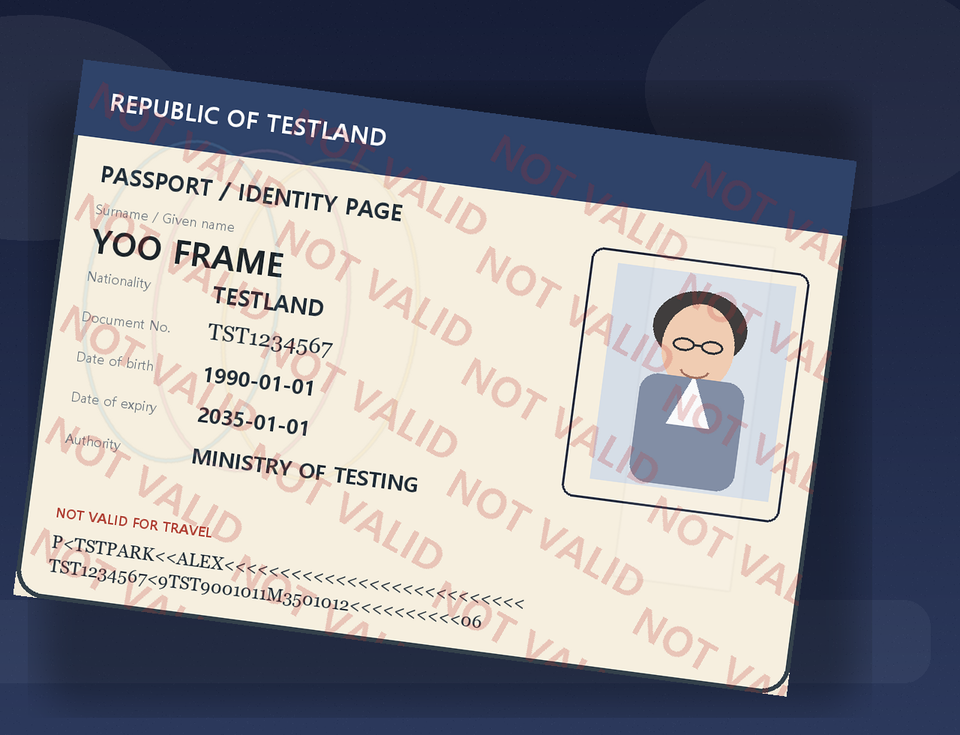
#> input picture samples/failure_frame_cut.png, 960 x 735 px, shrunk from 1280 x 980 before the run
$ python -i detect.py   (imports and definitions only)
#> lines starting #> are read from the running program, lines starting #| are printed output that depends on the picture; after the words box and inside, x2 and y2 are one past the last pixel; in counts of white or black regions, pixels touching at a corner belong together
from __future__ import annotations

import math

import cv2
import numpy as np


def _iter_document_candidates(
    image: np.ndarray,
    target_aspect_ratio: float | None = None,
) -> list[np.ndarray]:
    gray = cv2.cvtColor(image, cv2.COLOR_BGR2GRAY)
    blurred = cv2.GaussianBlur(gray, (5, 5), 0)
    edged = cv2.Canny(blurred, 50, 200)

    contours_info = cv2.findContours(edged, cv2.RETR_LIST, cv2.CHAIN_APPROX_SIMPLE)
    contours = contours_info[0] if len(contours_info) == 2 else contours_info[1]
    contours = sorted(contours, key=cv2.contourArea, reverse=True)[:20]

    image_height, image_width = image.shape[:2]
    image_area = float(image_height * image_width)
    image_center = np.array([image_width / 2.0, image_height / 2.0], dtype=np.float32)

    scored_candidates: list[tuple[float, np.ndarray]] = []
    for contour in contours:
        perimeter = cv2.arcLength(contour, True)
        approximation = cv2.approxPolyDP(contour, 0.02 * perimeter, True)
        if len(approximation) != 4:
            continue

        quad = approximation.reshape(4, 2).astype(np.float32)
        area = float(cv2.contourArea(quad))
        area_ratio = area / image_area
        if area_ratio < 0.12 or area_ratio > 0.9:
            continue

        x, y, width, height = cv2.boundingRect(quad.astype(np.int32))
        candidate_aspect_ratio = width / max(height, 1)

        aspect_error = 0.0
        if target_aspect_ratio:
            aspect_error = abs(math.log(candidate_aspect_ratio / target_aspect_ratio))
            if aspect_error > 0.35:
                continue

        contour_center = quad.mean(axis=0)
        center_distance = float(np.linalg.norm(contour_center - image_center))
        normalized_center_distance = center_distance / max(np.linalg.norm(image_center), 1.0)

        score = aspect_error + (normalized_center_distance * 0.18) - (area_ratio * 1.25)
        scored_candidates.append((score, quad))

    scored_candidates.sort(key=lambda item: item[0])
    return [candidate for _, candidate in scored_candidates]


def find_id_card_contour(
    image: np.ndarray,
    target_aspect_ratio: float | None = None,
) -> np.ndarray | None:
    """Find the best large quadrilateral contour that resembles an ID card."""
    candidates = _iter_document_candidates(image, target_aspect_ratio=target_aspect_ratio)
    return candidates[0] if candidates else None


def order_points(pts: np.ndarray) -> np.ndarray:
    """Order four points as top-left, top-right, bottom-right, bottom-left."""
    rect = np.zeros((4, 2), dtype=np.float32)

    sums = pts.sum(axis=1)
    rect[0] = pts[np.argmin(sums)]
    rect[2] = pts[np.argmax(sums)]

    diffs = pts[:, 1] - pts[:, 0]
    rect[1] = pts[np.argmin(diffs)]
    rect[3] = pts[np.argmax(diffs)]
    return rect


def crop_and_warp(
    image: np.ndarray,
    contour: np.ndarray,
    target_aspect_ratio: float | None = None,
) -> np.ndarray:
    """Apply a perspective transform based on a 4-point contour."""
    rect = order_points(contour.astype(np.float32))
    top_left, top_right, bottom_right, bottom_left = rect

    width_top = np.linalg.norm(top_right - top_left)
    width_bottom = np.linalg.norm(bottom_right - bottom_left)
    max_width = max(int(round((width_top + width_bottom) / 2.0)), 1)

    height_left = np.linalg.norm(bottom_left - top_left)
    height_right = np.linalg.norm(bottom_right - top_right)
    max_height = max(int(round((height_left + height_right) / 2.0)), 1)

    if target_aspect_ratio:
        measured_ratio = max_width / max(max_height, 1)
        if measured_ratio >= target_aspect_ratio:
            max_height = max(int(round(max_width / target_aspect_ratio)), 1)
        else:
            max_width = max(int(round(max_height * target_aspect_ratio)), 1)

    destination = np.array(
        [
            [0, 0],
            [max_width - 1, 0],
            [max_width - 1, max_height - 1],
            [0, max_height - 1],
        ],
        dtype=np.float32,
    )

    matrix = cv2.getPerspectiveTransform(rect, destination)
    return cv2.warpPerspective(image, matrix, (max_width, max_height))


def process_detect(
    image: np.ndarray,
    target_aspect_ratio: float | None = None,
) -> tuple[np.ndarray, bool]:
    """Detect and crop the ID-card region, or fall back to the original image."""
    contour = find_id_card_contour(image, target_aspect_ratio=target_aspect_ratio)
    if contour is None:
        return image, False

    cropped = crop_and_warp(image, contour, target_aspect_ratio=target_aspect_ratio)
    return cropped, True

>>> import cv2
>>> picture = cv2.imread('../../samples/failure_frame_cut.png')
#> picture is the input picture: shape (735, 960, 3); mean B, G, R 142.5, 134.7, 134
>>> result = process_detect(picture)
#> in _iter_document_candidates, `gray = cv2.cvtColor(image, cv2.COLOR_BGR2GRAY)`:
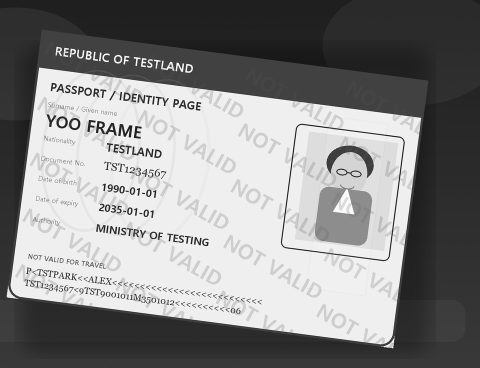
#> gray: shape (735, 960) (shown at 1/2 size); min 0, max 255, mean 135.3
#> in _iter_document_candidates, `edged = cv2.Canny(blurred, 50, 200)`:
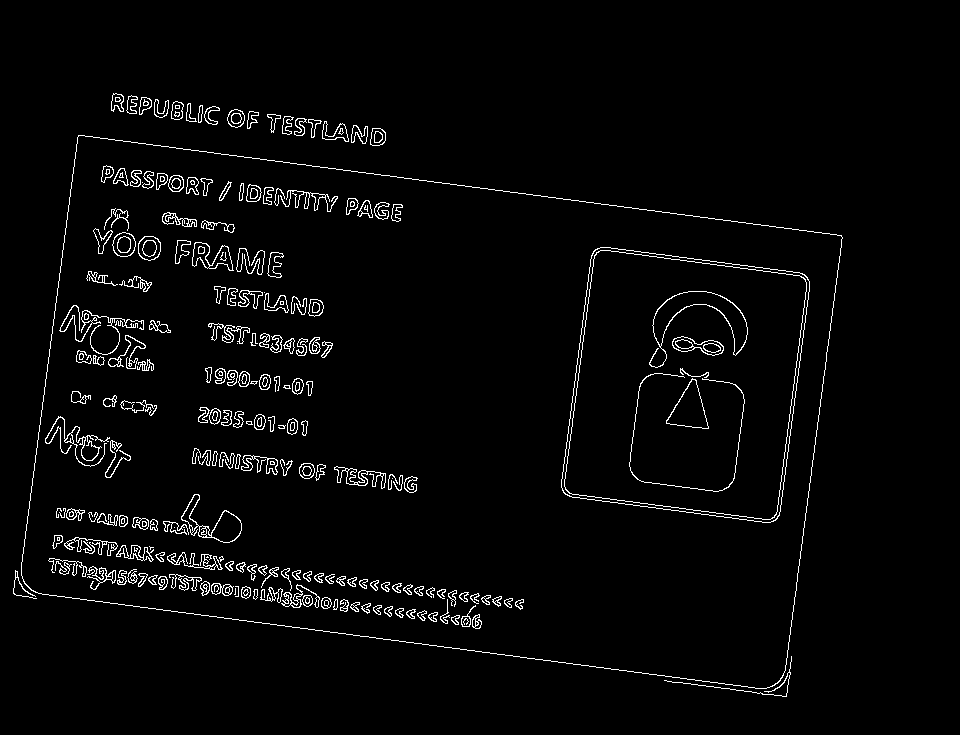
#> edged: shape (735, 960); 2.9% white in thin lines or dots, all inside (x1, y1, x2, y2) = (13, 93, 843, 697)
#> in _iter_document_candidates, `contours_info = cv2.findContours(edged, cv2.RETR_LIST, cv2.CHAIN_APPRO..`: contours_info = 535 contours, 170 with area under 20; largest, box (x1, y1, x2, y2) and area: (21, 135, 843, 689) 354191, (21, 135, 843, 689) 354170, (561, 247, 810, 523) 55404, (561, 247, 810, 523) 55382, (564, 250, 807, 520) 52706
#> in _iter_document_candidates, `contours = contours_info[0] if len(contours_info) == 2 else contours_i..`: contours has the same summary as contours_info
#> in _iter_document_candidates, `contours = sorted(contours, key=cv2.contourArea, reverse=True)[:20]`: contours = 20 contours; largest, box (x1, y1, x2, y2) and area: (21, 135, 843, 689) 354191, (21, 135, 843, 689) 354170, (561, 247, 810, 523) 55404, (561, 247, 810, 523) 55382, (564, 250, 807, 520) 52706
#> the loop in _iter_document_candidates, `for contour in contours:` made 20 passes
#> perimeter on passes 7, 8, 11, 12, 13, 14, 15, 16: 450.2, 333.7, 275.1, 99.4, 184.6, 132, 78.53, 79.36
#> after the loop in _iter_document_candidates, `for contour in contours:`: scored_candidates = [(-0.593, [[78, 135], [31, 590], [780, 680], [841, 235]]), (-0.59, [[77, 137], [840, 235], [780, 679], [32, 590]])]
#> in find_id_card_contour, `candidates = _iter_document_candidates(image, target_aspect_ratio=targ..`: candidates = [[[78, 135], [31, 590], [780, 680], [841, 235]], [[77, 137], [840, 235], [780, 679], [32, 590]]]
#> in process_detect, `contour = find_id_card_contour(image, target_aspect_ratio=target_aspec..`: contour = [[78, 135], [31, 590], [780, 680], [841, 235]]
#> in order_points, `sums = pts.sum(axis=1)`: sums = [213, 621, 1460, 1076]
#> in order_points, `diffs = pts[:, 1] - pts[:, 0]`: diffs = [57, 559, -100, -606]
#> in crop_and_warp, `rect = order_points(contour.astype(np.float32))`: rect = [[78, 135], [841, 235], [780, 680], [31, 590]]
#> in crop_and_warp, `top_left, top_right, bottom_right, bottom_left = rect`: top_left = [78, 135]; top_right = [841, 235]; bottom_right = [780, 680]; bottom_left = [31, 590]
#> in crop_and_warp, `width_top = np.linalg.norm(top_right - top_left)`: width_top = 769.5
#> in crop_and_warp, `width_bottom = np.linalg.norm(bottom_right - bottom_left)`: width_bottom = 754.4
#> in crop_and_warp, `max_width = max(int(round((width_top + width_bottom) / 2.0)), 1)`: max_width = 762
#> in crop_and_warp, `height_left = np.linalg.norm(bottom_left - top_left)`: height_left = 457.4
#> in crop_and_warp, `height_right = np.linalg.norm(bottom_right - top_right)`: height_right = 449.2
#> in crop_and_warp, `max_height = max(int(round((height_left + height_right) / 2.0)), 1)`: max_height = 453
#> in crop_and_warp, `destination = np.array( [ [0, 0], [max_width - 1, 0], [max_width - 1, ..`: destination = [[0, 0], [761, 0], [761, 452], [0, 452]]
#> in crop_and_warp, `matrix = cv2.getPerspectiveTransform(rect, destination)`: matrix = [[0.959, 0.0991, -88.18], [-0.125, 0.954, -119], [-1.76e-05, -4.5e-05, 1]]
#> in crop_and_warp, `return cv2.warpPerspective(image, matrix, (max_width, max_height))`:
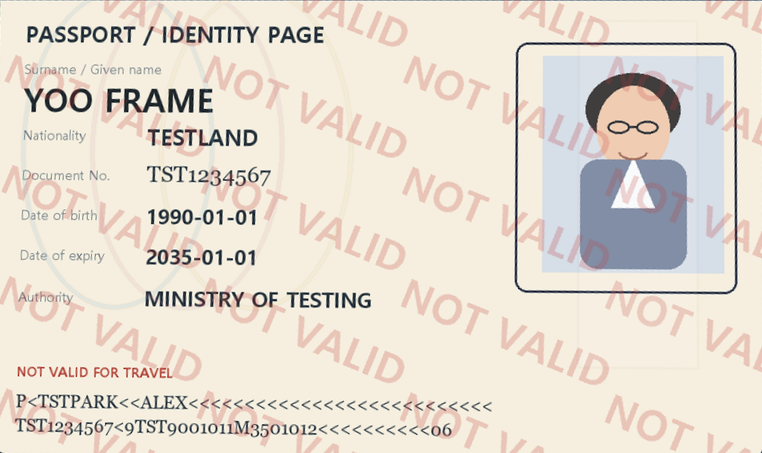
#> returned value: shape (453, 762, 3); mean of channels 0, 1, 2 209.3, 221, 229.5; drawn as B, G, R

$ run again, on samples/failure_glare_heavy.png
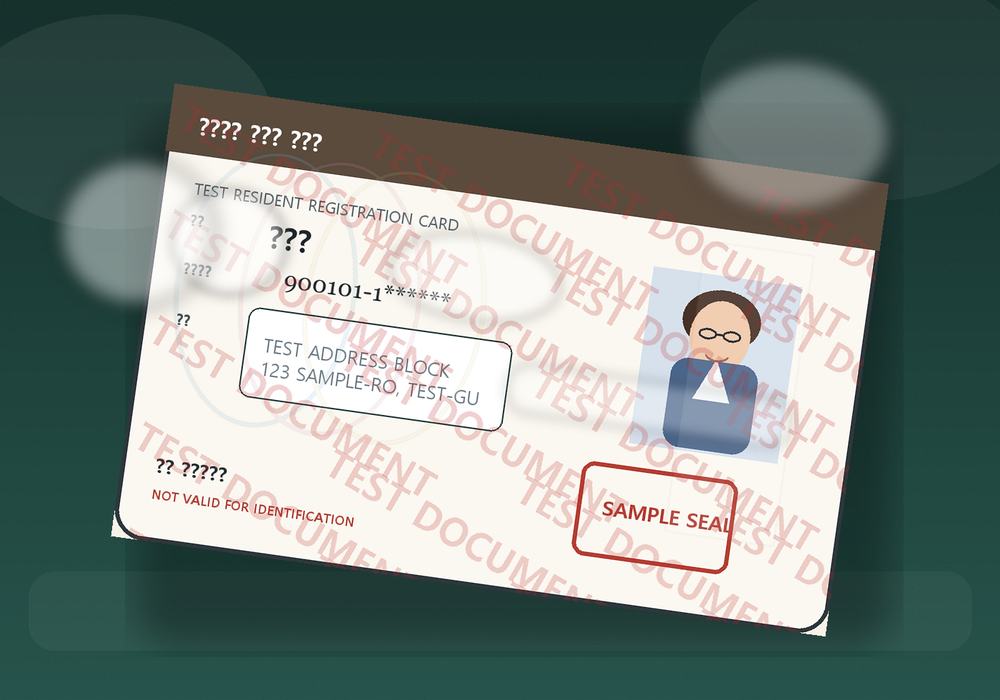
#> input picture samples/failure_glare_heavy.png, 1000 x 700 px, shrunk from 1400 x 980 before the run
#> picture is the input picture: shape (700, 1000, 3); mean B, G, R 127.7, 133, 120.6
#> in _iter_document_candidates, `edged = cv2.Canny(blurred, 50, 200)`:
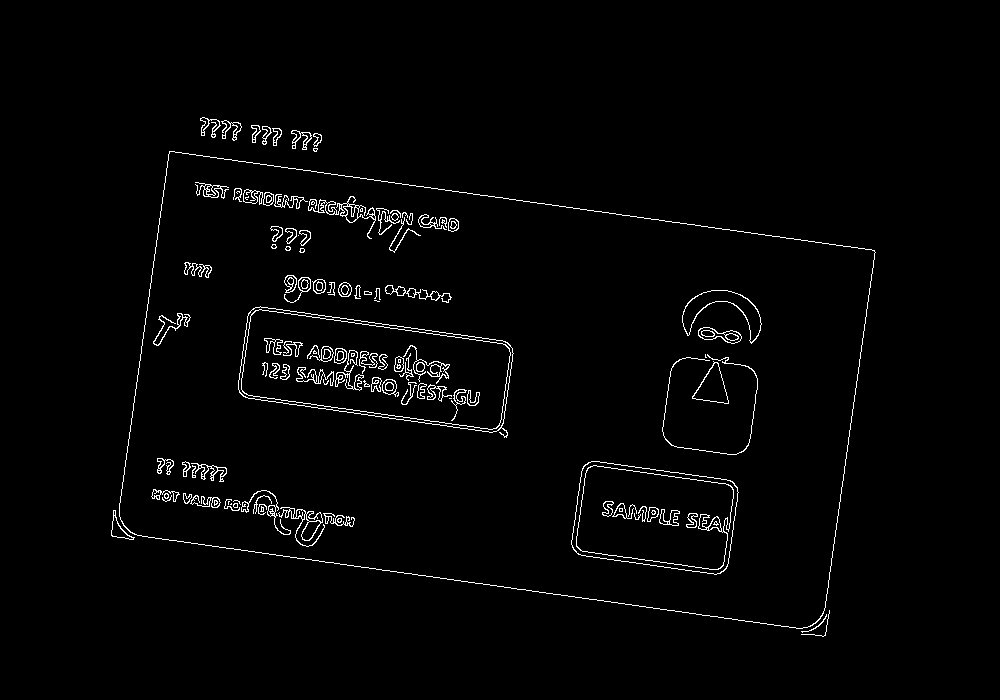
#> edged: shape (700, 1000); 1.9% white in thin lines or dots, all inside (x1, y1, x2, y2) = (111, 117, 876, 637)
#> contours_info = 303 contours, 122 with area under 20; largest, box (x1, y1, x2, y2) and area: (119, 151, 876, 629) 274110, (119, 151, 876, 629) 274086, (238, 306, 514, 438) 24539, (238, 306, 514, 433) 24512, (241, 309, 511, 430) 22594
#> in _iter_document_candidates, `contours = contours_info[0] if len(contours_info) == 2 else contours_i..`: contours has the same summary as contours_info
#> in _iter_document_candidates, `contours = sorted(contours, key=cv2.contourArea, reverse=True)[:20]`: contours = 20 contours; largest, box (x1, y1, x2, y2) and area: (119, 151, 876, 629) 274110, (119, 151, 876, 629) 274086, (238, 306, 514, 438) 24539, (238, 306, 514, 433) 24512, (241, 309, 511, 430) 22594
#> the loop in _iter_document_candidates, `for contour in contours:` made 20 passes
#> perimeter on passes 10, 11, 12, 15, 16, 17, 18, 19: 624.3, 276, 273.4, 489.6, 392.9, 109.5, 147.5, 268.6
#> after the loop in _iter_document_candidates, `for contour in contours:`: scored_candidates = [(-0.463, [[169, 151], [130, 532], [820, 618], [874, 250]]), (-0.461, [[169, 152], [873, 250], [820, 617], [131, 532]])]
#> candidates = [[[169, 151], [130, 532], [820, 618], [874, 250]], [[169, 152], [873, 250], [820, 617], [131, 532]]]
#> contour = [[169, 151], [130, 532], [820, 618], [874, 250]]
#> sums = [320, 662, 1438, 1124]
#> diffs = [-18, 402, -202, -624]
#> in crop_and_warp, `rect = order_points(contour.astype(np.float32))`: rect = [[169, 151], [874, 250], [820, 618], [130, 532]]
#> top_left = [169, 151]; top_right = [874, 250]; bottom_right = [820, 618]; bottom_left = [130, 532]
#> width_top = 711.9
#> width_bottom = 695.3
#> max_width = 704
#> height_left = 383
#> height_right = 371.9
#> max_height = 377
#> destination = [[0, 0], [703, 0], [703, 376], [0, 376]]
#> matrix = [[0.94, 0.0963, -173.5], [-0.131, 0.936, -119.1], [-3.13e-05, -6.4e-05, 1]]
#> in crop_and_warp, `return cv2.warpPerspective(image, matrix, (max_width, max_height))`:
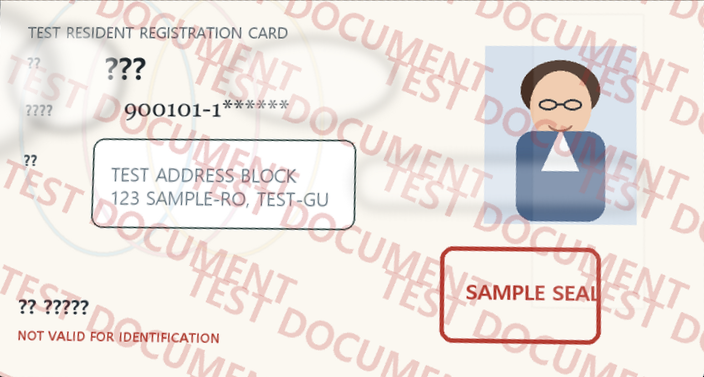
#> returned value: shape (377, 704, 3); mean of channels 0, 1, 2 224.6, 228.7, 236.5; drawn as B, G, R

$ run again, on samples/failure_tilted.png
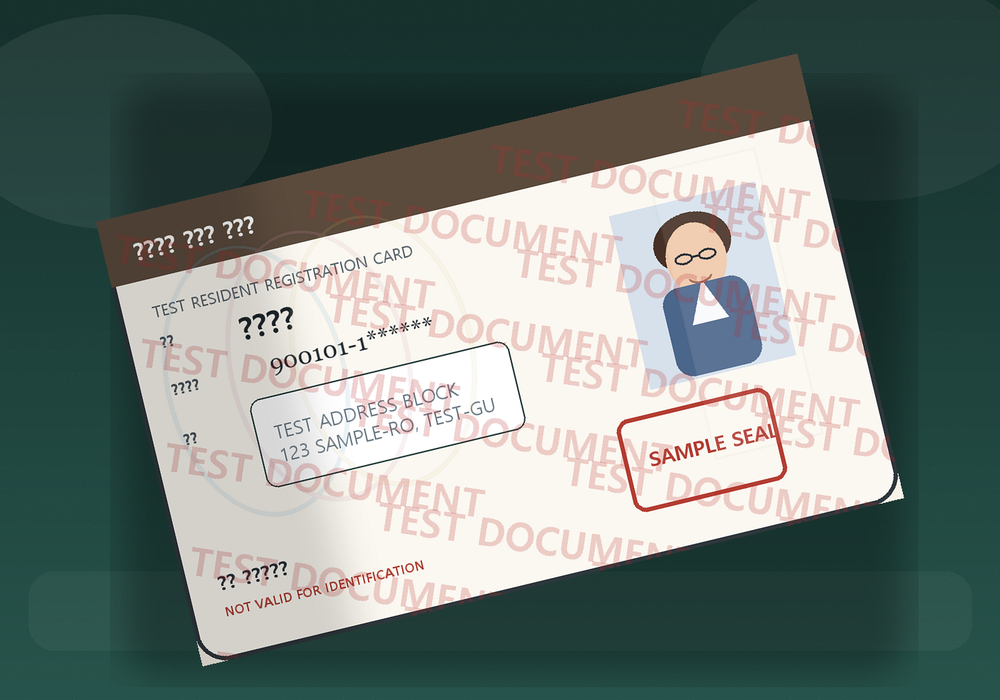
#> input picture samples/failure_tilted.png, 1000 x 700 px, shrunk from 1400 x 980 before the run
#> picture is the input picture: shape (700, 1000, 3); mean B, G, R 119.2, 124.5, 112.6
#> in _iter_document_candidates, `edged = cv2.Canny(blurred, 50, 200)`:
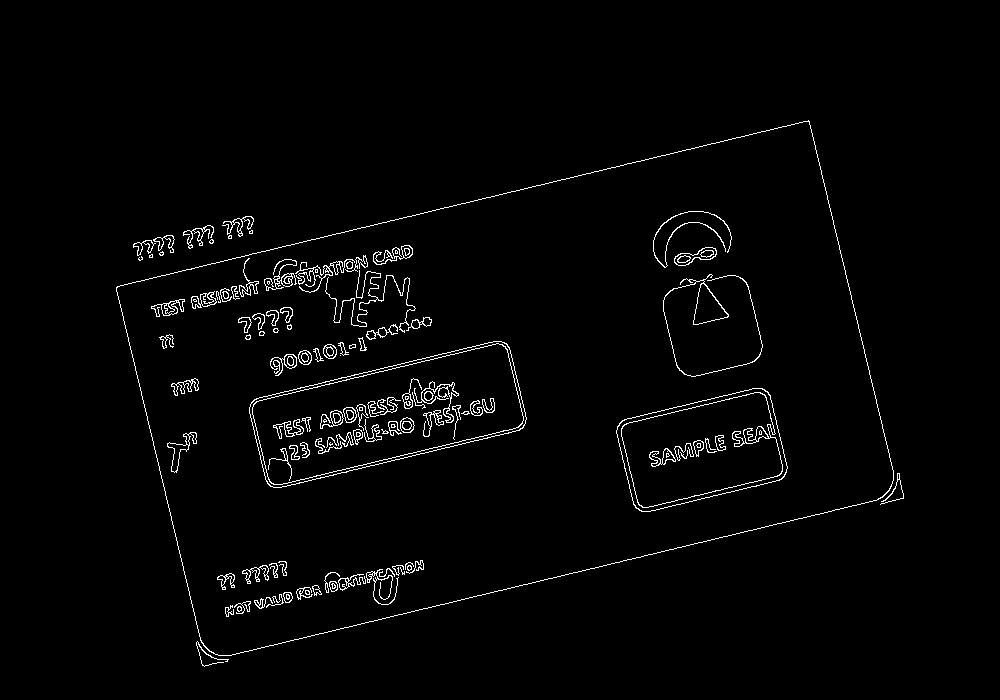
#> edged: shape (700, 1000); 2% white in thin lines or dots, all inside (x1, y1, x2, y2) = (116, 120, 904, 667)
#> contours_info = 304 contours, 129 with area under 20; largest, box (x1, y1, x2, y2) and area: (116, 120, 894, 656) 274126, (116, 121, 894, 656) 274099, (249, 341, 527, 488) 24531, (249, 341, 527, 488) 24503, (252, 343, 524, 485) 22604
#> in _iter_document_candidates, `contours = contours_info[0] if len(contours_info) == 2 else contours_i..`: contours has the same summary as contours_info
#> in _iter_document_candidates, `contours = sorted(contours, key=cv2.contourArea, reverse=True)[:20]`: contours = 20 contours; largest, box (x1, y1, x2, y2) and area: (116, 120, 894, 656) 274126, (116, 121, 894, 656) 274099, (249, 341, 527, 488) 24531, (249, 341, 527, 488) 24503, (252, 343, 524, 485) 22604
#> the loop in _iter_document_candidates, `for contour in contours:` made 20 passes
#> perimeter on passes 10, 11, 13, 14, 15, 16, 17, 18: 701.5, 901, 109.8, 107.5, 171.4, 107, 97.94, 173.4
#> after the loop in _iter_document_candidates, `for contour in contours:`: scored_candidates = [(-0.461, [[809, 121], [117, 286], [203, 645], [882, 497]]), (-0.459, [[809, 122], [881, 497], [203, 644], [118, 286]])]
#> candidates = [[[809, 121], [117, 286], [203, 645], [882, 497]], [[809, 122], [881, 497], [203, 644], [118, 286]]]
#> contour = [[809, 121], [117, 286], [203, 645], [882, 497]]
#> sums = [930, 403, 848, 1379]
#> diffs = [-688, 169, 442, -385]
#> in crop_and_warp, `rect = order_points(contour.astype(np.float32))`: rect = [[117, 286], [809, 121], [882, 497], [203, 645]]
#> top_left = [117, 286]; top_right = [809, 121]; bottom_right = [882, 497]; bottom_left = [203, 645]
#> width_top = 711.4
#> width_bottom = 694.9
#> max_width = 703
#> height_left = 369.2
#> height_right = 383
#> max_height = 376
#> destination = [[0, 0], [702, 0], [702, 375], [0, 375]]
#> matrix = [[0.98, -0.235, -47.51], [0.227, 0.951, -298.4], [3.65e-05, -7.05e-05, 1]]
#> in crop_and_warp, `return cv2.warpPerspective(image, matrix, (max_width, max_height))`:
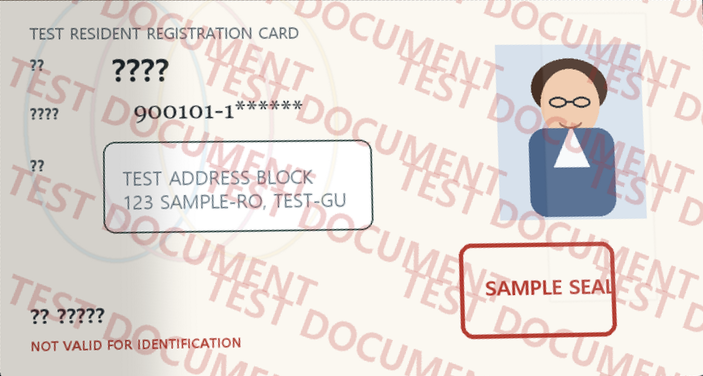
#> returned value: shape (376, 703, 3); mean of channels 0, 1, 2 216.9, 221, 228.8; drawn as B, G, R
